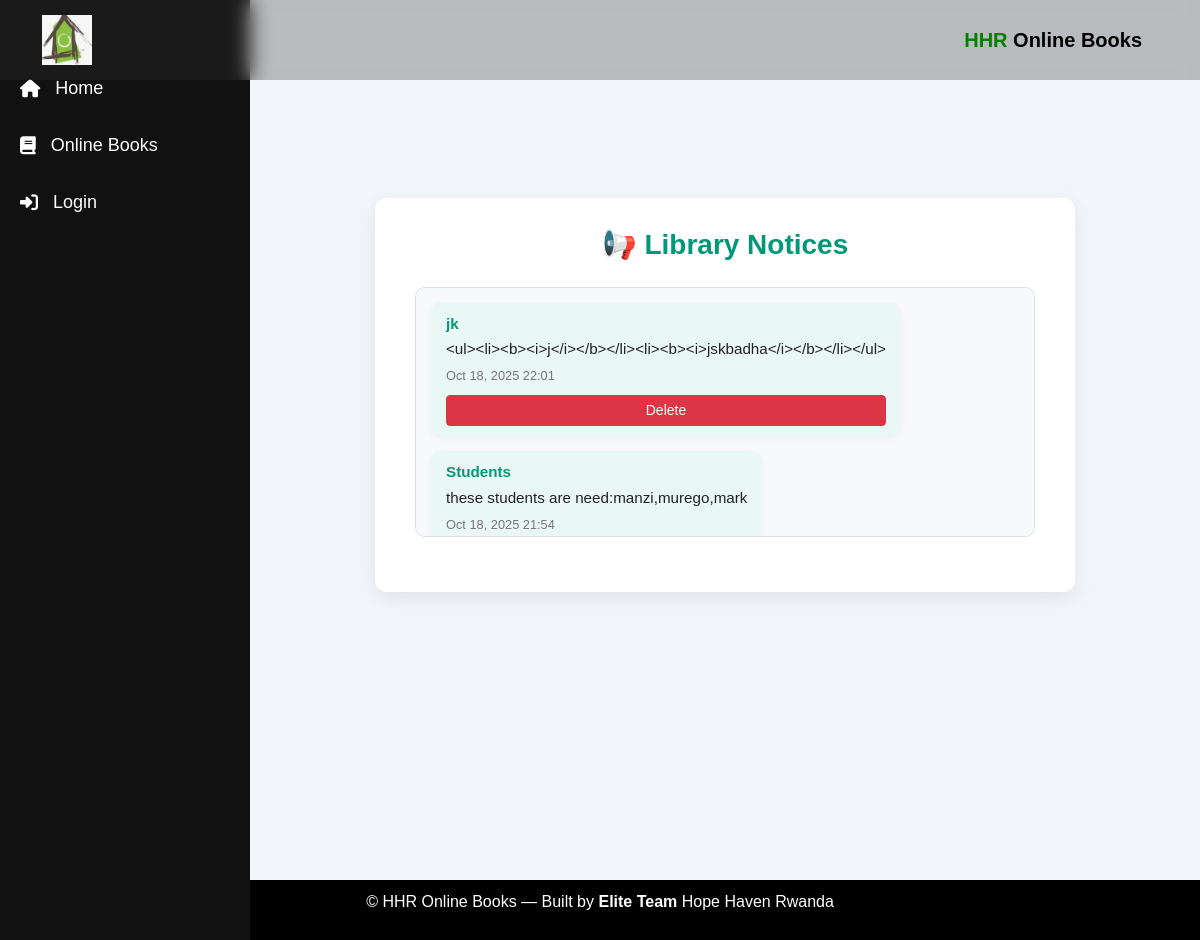
The page /notices/ on the database as committed earlier.
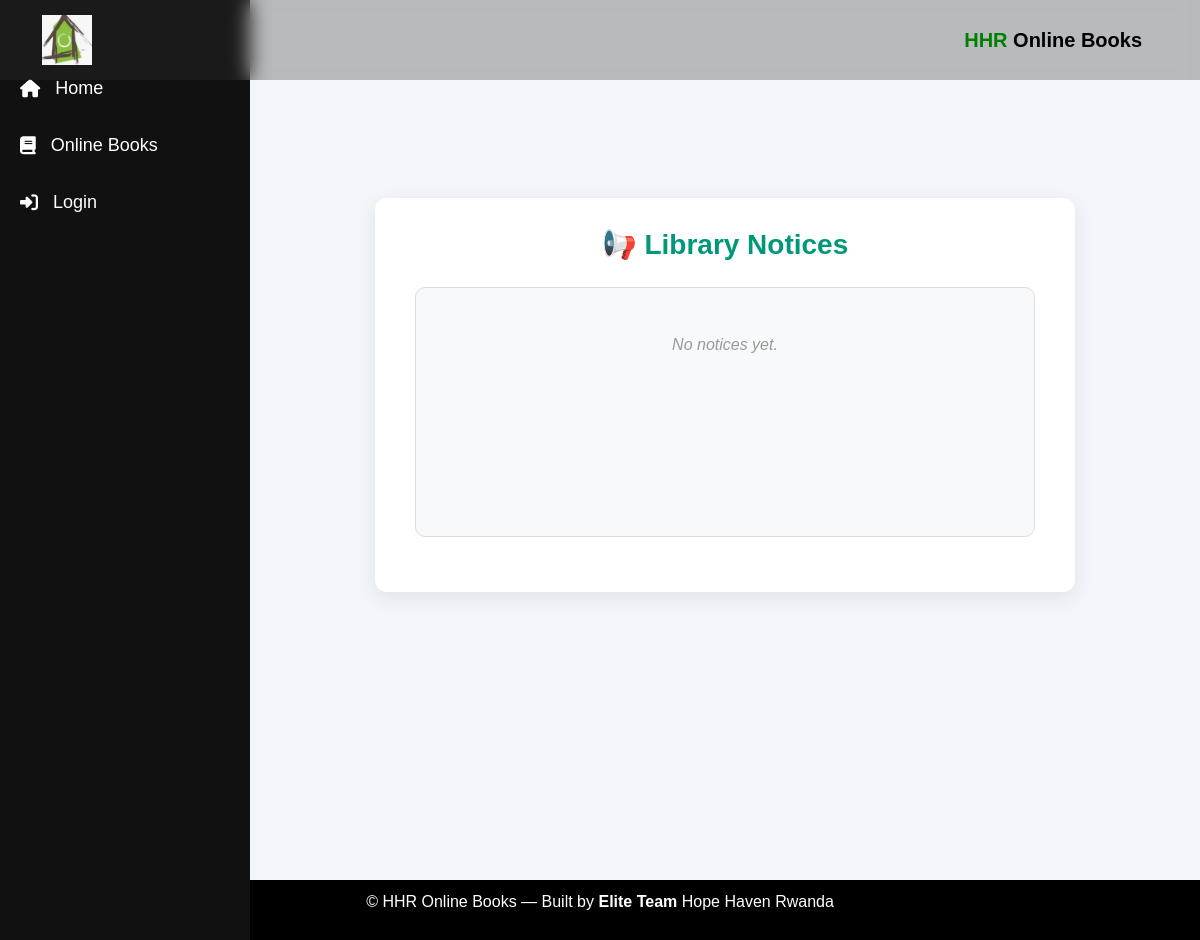
The same page on the database as committed later.
### lib_app/models.py (models this page shows, shortened)
class Notice(models.Model):
    title = models.CharField(max_length=100)
    message = models.TextField()
    posted_by = models.ForeignKey(User, on_delete=models.CASCADE)
    created_at = models.DateTimeField(auto_now_add=True)

### lib_app/views.py (the view)
# urls.py: path('notices/', views.notices_view, name='notices'),
def notices_view(request):
    notices = Notice.objects.all().order_by('-created_at')
    return render(request, 'books/notices.html', {'notices': notices})

### lib_app/templates/books/notices.html (shortened to what this page needs)
{% extends 'books/base.html' %}
{% block content %}
<div class="notice-container">
    <h3>📢 Library Notices</h3>
    <div class="chat-box">
        {% if notices %}
            {% for notice in notices %}
            <div class="message">
                <div class="message-content">
                    <strong>{{ notice.title }}</strong>
                    {{ notice.message }}
                    <small>{{ notice.created_at|date:"M d, Y H:i" }}</small>
                    <form method="post" action="{% url 'delete_notice' notice.id %}">
                                <button type="submit" class="btn btn-sm btn-danger delete-btn">Delete</button>
                            </form>
                </div>
            </div>
            {% endfor %}
        {% else %}
            <p class="no-notice">No notices yet.</p>
        {% endif %}
    </div>
</div>
{% endblock %}

Rows that differ between the two databases and show on the page:
removed Notice: title "jk", message "<ul><li><b><i>j</i></b></li><li><b><i>jskbadha</i></b></li></ul>", created_at "Oct 18, 2025 22:01"
removed Notice: title "Students", message "these students are need:manzi,murego,mark", created_at "Oct 18, 2025 21:54"
Other text that changed with them:
text now shown: "No notices yet."
